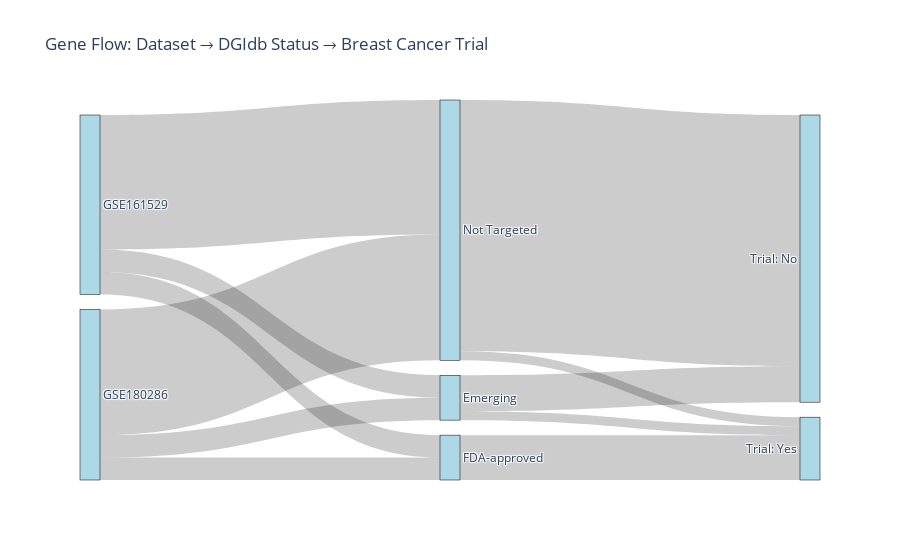

The notebook cell saved with this chart:
### Code cell
import pandas as pd
import plotly.graph_objects as go

# Load your data
df = pd.read_csv("final_master_gene_table_24July.csv")

# Drop missing or ambiguous entries
df = df.dropna(subset=["Gene", "Dataset", "DGIdb Status", "Has Breast Cancer Trial"])

# Convert boolean to string for Sankey compatibility
df["Has Breast Cancer Trial"] = df["Has Breast Cancer Trial"].map({True: "Trial: Yes", False: "Trial: No"})

# Define all node categories in order
all_nodes = (
    list(df["Dataset"].unique()) +
    list(df["DGIdb Status"].unique()) +
    list(df["Has Breast Cancer Trial"].unique())
)

# Create node index map
node_map = {name: i for i, name in enumerate(all_nodes)}

# First level: Dataset → DGIdb Status
df["src1"] = df["Dataset"].map(node_map)
df["tgt1"] = df["DGIdb Status"].map(node_map)

# Second level: DGIdb Status → Trial Status
df["src2"] = df["DGIdb Status"].map(node_map)
df["tgt2"] = df["Has Breast Cancer Trial"].map(node_map)

# Count gene flows
links1 = df.groupby(["src1", "tgt1"]).size().reset_index(name="count")
links2 = df.groupby(["src2", "tgt2"]).size().reset_index(name="count")

# Combine all links
sources = pd.concat([links1["src1"], links2["src2"]])
targets = pd.concat([links1["tgt1"], links2["tgt2"]])
values = pd.concat([links1["count"], links2["count"]])

# Build Sankey diagram
fig = go.Figure(data=[go.Sankey(
    node=dict(
        pad=15,
        thickness=20,
        line=dict(color="black", width=0.5),
        label=all_nodes,
        color="lightblue"
    ),
    link=dict(
        source=sources,
        target=targets,
        value=values
    )
)])

fig.update_layout(title_text="Gene Flow: Dataset → DGIdb Status → Breast Cancer Trial", font_size=12)
fig.show()

### Figure 1 — Plotly figure (JSON) as saved in the notebook; plotly's stock layout.template omitted (floating-point values rounded to 4 significant figures)
{"data": [{"link": {"source": [0, 0, 0, 1, 1, 1, 2, 2, 3, 4, 4], "target": [2, 3, 4, 2, 3, 4, 5, 6, 6, 5, 6], "value": [30, 5, 5, 28, 5, 5, 56, 2, 10, 8, 2]}, "node": {"color": "lightblue", "label": ["GSE161529", "GSE180286", "Not Targeted", "FDA-approved", "Emerging", "Trial: No", "Trial: Yes"], "line": {"color": "black", "width": 0.5}, "pad": 15, "thickness": 20}, "type": "sankey"}], "layout": {"font": {"size": 12}, "title": {"text": "Gene Flow: Dataset → DGIdb Status → Breast Cancer Trial"}}}
